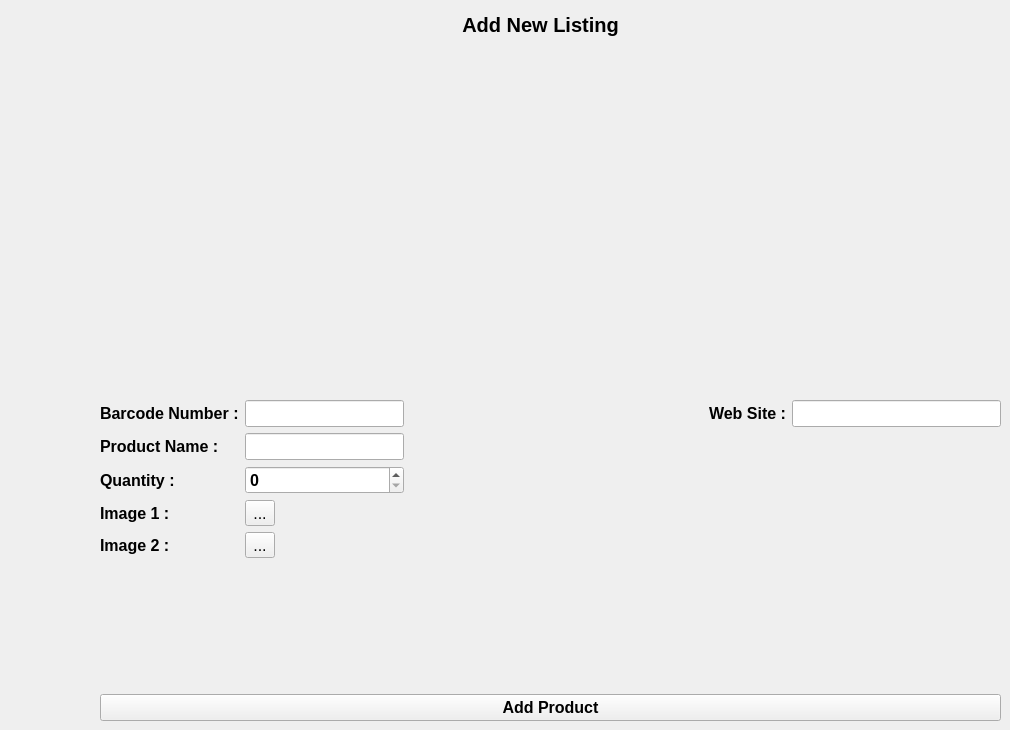
    <widget class="QWidget" name="pageNewProduct">
     <widget class="QLabel" name="label_4">
      <property name="geometry">
       <rect>
        <x>410</x>
        <y>10</y>
        <width>261</width>
        <height>31</height>
       </rect>
      </property>
      <property name="font">
       <font>
        <pointsize>15</pointsize>
        <weight>75</weight>
        <bold>true</bold>
       </font>
      </property>
      <property name="text">
       <string>&lt;html&gt;&lt;head/&gt;&lt;body&gt;&lt;p align=&quot;center&quot;&gt;Add New Listing&lt;/p&gt;&lt;/body&gt;&lt;/html&gt;</string>
      </property>
     </widget>
     <widget class="QWidget" name="layoutWidget">
      <property name="geometry">
       <rect>
        <x>100</x>
        <y>400</y>
        <width>901</width>
        <height>321</height>
       </rect>
      </property>
      <layout class="QGridLayout" name="gridLayout">
       <item row="0" column="0">
        <layout class="QFormLayout" name="formLayout_7">
         <item row="0" column="0">
          <widget class="QLabel" name="label_41">
           <property name="font">
            <font>
             <pointsize>12</pointsize>
             <weight>75</weight>
             <bold>true</bold>
            </font>
           </property>
           <property name="text">
            <string>Barcode Number :</string>
           </property>
          </widget>
         </item>
         <item row="0" column="1">
          <widget class="QLineEdit" name="barcodeNumberFieldNew">
           <property name="font">
            <font>
             <pointsize>12</pointsize>
             <weight>75</weight>
             <bold>true</bold>
            </font>
           </property>
          </widget>
         </item>
         <item row="1" column="0">
          <widget class="QLabel" name="label_20">
           <property name="font">
            <font>
             <pointsize>12</pointsize>
             <weight>75</weight>
             <bold>true</bold>
            </font>
           </property>
           <property name="text">
            <string>Product Name :</string>
           </property>
          </widget>
         </item>
         <item row="1" column="1">
          <widget class="QLineEdit" name="productNameFieldNew">
           <property name="font">
            <font>
             <pointsize>12</pointsize>
             <weight>75</weight>
             <bold>true</bold>
            </font>
           </property>
          </widget>
         </item>
         <item row="2" column="0">
          <widget class="QLabel" name="label_21">
           <property name="font">
            <font>
             <pointsize>12</pointsize>
             <weight>75</weight>
             <bold>true</bold>
            </font>
           </property>
           <property name="text">
            <string>Quantity : </string>
           </property>
          </widget>
         </item>
         <item row="2" column="1">
          <widget class="QSpinBox" name="quantityFieldNew">
           <property name="font">
            <font>
             <pointsize>12</pointsize>
             <weight>75</weight>
             <bold>true</bold>
            </font>
           </property>
          </widget>
         </item>
         <item row="3" column="0">
          <widget class="QLabel" name="label_22">
           <property name="font">
            <font>
             <pointsize>12</pointsize>
             <weight>75</weight>
             <bold>true</bold>
            </font>
           </property>
           <property name="text">
            <string>Image 1 : </string>
           </property>
          </widget>
         </item>
         <item row="3" column="1">
          <widget class="QToolButton" name="btnImage1">
           <property name="font">
            <font>
             <pointsize>12</pointsize>
            </font>
           </property>
           <property name="text">
            <string>...</string>
           </property>
          </widget>
         </item>
         <item row="4" column="0">
          <widget class="QLabel" name="label_23">
           <property name="font">
            <font>
             <pointsize>12</pointsize>
             <weight>75</weight>
             <bold>true</bold>
            </font>
           </property>
           <property name="text">
            <string>Image 2 : </string>
           </property>
          </widget>
         </item>
         <item row="4" column="1">
          <widget class="QToolButton" name="btnImage2">
           <property name="font">
            <font>
             <pointsize>12</pointsize>
             <weight>50</weight>
             <bold>false</bold>
            </font>
           </property>
           <property name="text">
            <string>...</string>
           </property>
          </widget>
         </item>
        </layout>
       </item>
       <item row="0" column="1">
        <spacer name="horizontalSpacer">
         <property name="orientation">
          <enum>Qt::Horizontal</enum>
         </property>
         <property name="sizeHint" stdset="0">
          <size>
           <width>40</width>
           <height>20</height>
          </size>
         </property>
        </spacer>
       </item>
       <item row="0" column="2">
        <layout class="QFormLayout" name="formLayout_5">
         <item row="0" column="0">
          <widget class="QLabel" name="label_24">
           <property name="font">
            <font>
             <pointsize>12</pointsize>
             <weight>75</weight>
             <bold>true</bold>
            </font>
           </property>
           <property name="text">
            <string>Web Site :</string>
           </property>
          </widget>
         </item>
         <item row="0" column="1">
          <widget class="QLineEdit" name="lineEdit">
           <property name="enabled">
            <bool>true</bool>
           </property>
           <property name="font">
            <font>
             <pointsize>12</pointsize>
             <weight>75</weight>
             <bold>true</bold>
            </font>
           </property>
          </widget>
         </item>
        </layout>
       </item>
       <item row="1" column="0" colspan="3">
        <widget class="QPushButton" name="btnNewPoduct">
         <property name="font">
          <font>
           <pointsize>12</pointsize>
           <weight>75</weight>
           <bold>true</bold>
          </font>
         </property>
         <property name="text">
          <string>Add Product</string>
         </property>
        </widget>
       </item>
      </layout>
     </widget>
     <widget class="QLabel" name="imageLabelNewProduct">
      <property name="geometry">
       <rect>
        <x>150</x>
        <y>80</y>
        <width>351</width>
        <height>261</height>
       </rect>
      </property>
      <property name="text">
       <string/>
      </property>
      <property name="pixmap">
       <pixmap>code.png</pixmap>
      </property>
      <property name="scaledContents">
       <bool>true</bool>
      </property>
     </widget>
     <widget class="QLabel" name="imageLabel2NewProduct">
      <property name="geometry">
       <rect>
        <x>570</x>
        <y>80</y>
        <width>391</width>
        <height>261</height>
       </rect>
      </property>
      <property name="text">
       <string/>
      </property>
      <property name="pixmap">
       <pixmap>code.png</pixmap>
      </property>
      <property name="scaledContents">
       <bool>true</bool>
      </property>
     </widget>
    </widget>
